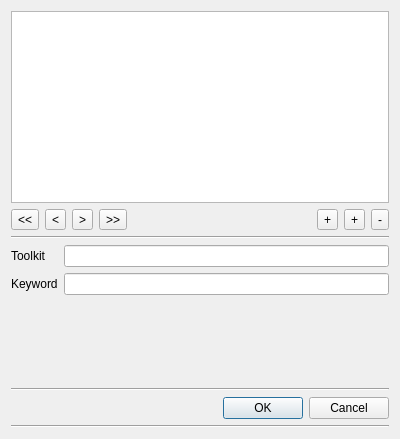
<?xml version="1.0" encoding="UTF-8"?>
<ui version="4.0">
 <class>keywordDialog</class>
 <widget class="QDialog" name="keywordDialog">
  <property name="geometry">
   <rect>
    <x>0</x>
    <y>0</y>
    <width>400</width>
    <height>439</height>
   </rect>
  </property>
  <property name="windowTitle">
   <string>Maintain Keywords</string>
  </property>
  <property name="windowIcon">
   <iconset resource="resources.qrc">
    <normaloff>:/images/OSBM_Logo.png</normaloff>:/images/OSBM_Logo.png</iconset>
  </property>
  <layout class="QGridLayout" name="gridLayout">
   <item row="0" column="0">
    <layout class="QVBoxLayout" name="verticalLayout">
     <item>
      <widget class="QTableView" name="tableView">
       <property name="toolTip">
        <string>List of all currently defined toolkits.</string>
       </property>
       <property name="editTriggers">
        <set>QAbstractItemView::NoEditTriggers</set>
       </property>
      </widget>
     </item>
     <item>
      <layout class="QHBoxLayout" name="horizontalLayout">
       <item>
        <widget class="QToolButton" name="firstButton">
         <property name="toolTip">
          <string>First Record</string>
         </property>
         <property name="text">
          <string>&lt;&lt;</string>
         </property>
         <property name="icon">
          <iconset>
           <normaloff>://images/go-first.png</normaloff>://images/go-first.png</iconset>
         </property>
         <property name="iconSize">
          <size>
           <width>24</width>
           <height>24</height>
          </size>
         </property>
        </widget>
       </item>
       <item>
        <widget class="QToolButton" name="prevButton">
         <property name="toolTip">
          <string>Previous Record</string>
         </property>
         <property name="text">
          <string>&lt;</string>
         </property>
         <property name="icon">
          <iconset>
           <normaloff>://images/go-previous.png</normaloff>://images/go-previous.png</iconset>
         </property>
         <property name="iconSize">
          <size>
           <width>24</width>
           <height>24</height>
          </size>
         </property>
        </widget>
       </item>
       <item>
        <widget class="QToolButton" name="nextButton">
         <property name="toolTip">
          <string>Next Record</string>
         </property>
         <property name="text">
          <string>&gt;</string>
         </property>
         <property name="icon">
          <iconset>
           <normaloff>://images/go-next.png</normaloff>://images/go-next.png</iconset>
         </property>
         <property name="iconSize">
          <size>
           <width>24</width>
           <height>24</height>
          </size>
         </property>
        </widget>
       </item>
       <item>
        <widget class="QToolButton" name="lastButton">
         <property name="toolTip">
          <string>Last Record</string>
         </property>
         <property name="text">
          <string>&gt;&gt;</string>
         </property>
         <property name="icon">
          <iconset>
           <normaloff>://images/go-last.png</normaloff>://images/go-last.png</iconset>
         </property>
         <property name="iconSize">
          <size>
           <width>24</width>
           <height>24</height>
          </size>
         </property>
        </widget>
       </item>
       <item>
        <spacer name="horizontalSpacer">
         <property name="orientation">
          <enum>Qt::Horizontal</enum>
         </property>
         <property name="sizeHint" stdset="0">
          <size>
           <width>40</width>
           <height>20</height>
          </size>
         </property>
        </spacer>
       </item>
       <item>
        <widget class="QToolButton" name="addButton">
         <property name="toolTip">
          <string>Add a new keyword</string>
         </property>
         <property name="text">
          <string>+</string>
         </property>
         <property name="icon">
          <iconset>
           <normaloff>://images/list-add.png</normaloff>://images/list-add.png</iconset>
         </property>
         <property name="iconSize">
          <size>
           <width>24</width>
           <height>24</height>
          </size>
         </property>
        </widget>
       </item>
       <item>
        <widget class="QToolButton" name="editButton">
         <property name="toolTip">
          <string>Edit the highlighted keyword</string>
         </property>
         <property name="text">
          <string>+</string>
         </property>
         <property name="icon">
          <iconset>
           <normaloff>://images/list-edit.png</normaloff>://images/list-edit.png</iconset>
         </property>
         <property name="iconSize">
          <size>
           <width>24</width>
           <height>24</height>
          </size>
         </property>
        </widget>
       </item>
       <item>
        <widget class="QToolButton" name="deleteButton">
         <property name="toolTip">
          <string>Delete the highlighted keyword</string>
         </property>
         <property name="text">
          <string>-</string>
         </property>
         <property name="icon">
          <iconset>
           <normaloff>://images/list-remove.png</normaloff>://images/list-remove.png</iconset>
         </property>
         <property name="iconSize">
          <size>
           <width>24</width>
           <height>24</height>
          </size>
         </property>
        </widget>
       </item>
      </layout>
     </item>
     <item>
      <widget class="Line" name="line_3">
       <property name="orientation">
        <enum>Qt::Horizontal</enum>
       </property>
      </widget>
     </item>
     <item>
      <layout class="QFormLayout" name="formLayout">
       <item row="0" column="0">
        <widget class="QLabel" name="label">
         <property name="text">
          <string>Toolkit</string>
         </property>
        </widget>
       </item>
       <item row="0" column="1">
        <widget class="QLineEdit" name="toolkitEdit">
         <property name="readOnly">
          <bool>true</bool>
         </property>
        </widget>
       </item>
       <item row="1" column="0">
        <widget class="QLabel" name="label_2">
         <property name="text">
          <string>Keyword</string>
         </property>
        </widget>
       </item>
       <item row="1" column="1">
        <widget class="QLineEdit" name="keywordEdit">
         <property name="readOnly">
          <bool>true</bool>
         </property>
        </widget>
       </item>
      </layout>
     </item>
     <item>
      <spacer name="verticalSpacer">
       <property name="orientation">
        <enum>Qt::Vertical</enum>
       </property>
       <property name="sizeHint" stdset="0">
        <size>
         <width>20</width>
         <height>40</height>
        </size>
       </property>
      </spacer>
     </item>
     <item>
      <widget class="Line" name="line_2">
       <property name="orientation">
        <enum>Qt::Horizontal</enum>
       </property>
      </widget>
     </item>
     <item>
      <widget class="QDialogButtonBox" name="buttonBox">
       <property name="toolTip">
        <string/>
       </property>
       <property name="orientation">
        <enum>Qt::Horizontal</enum>
       </property>
       <property name="standardButtons">
        <set>QDialogButtonBox::Cancel|QDialogButtonBox::Ok</set>
       </property>
      </widget>
     </item>
    </layout>
   </item>
   <item row="1" column="0">
    <widget class="Line" name="line">
     <property name="orientation">
      <enum>Qt::Horizontal</enum>
     </property>
    </widget>
   </item>
  </layout>
 </widget>
 <resources>
  <include location="resources.qrc"/>
 </resources>
 <connections>
  <connection>
   <sender>buttonBox</sender>
   <signal>accepted()</signal>
   <receiver>keywordDialog</receiver>
   <slot>accept()</slot>
   <hints>
    <hint type="sourcelabel">
     <x>248</x>
     <y>254</y>
    </hint>
    <hint type="destinationlabel">
     <x>157</x>
     <y>274</y>
    </hint>
   </hints>
  </connection>
  <connection>
   <sender>buttonBox</sender>
   <signal>rejected()</signal>
   <receiver>keywordDialog</receiver>
   <slot>reject()</slot>
   <hints>
    <hint type="sourcelabel">
     <x>316</x>
     <y>260</y>
    </hint>
    <hint type="destinationlabel">
     <x>286</x>
     <y>274</y>
    </hint>
   </hints>
  </connection>
 </connections>
</ui>
